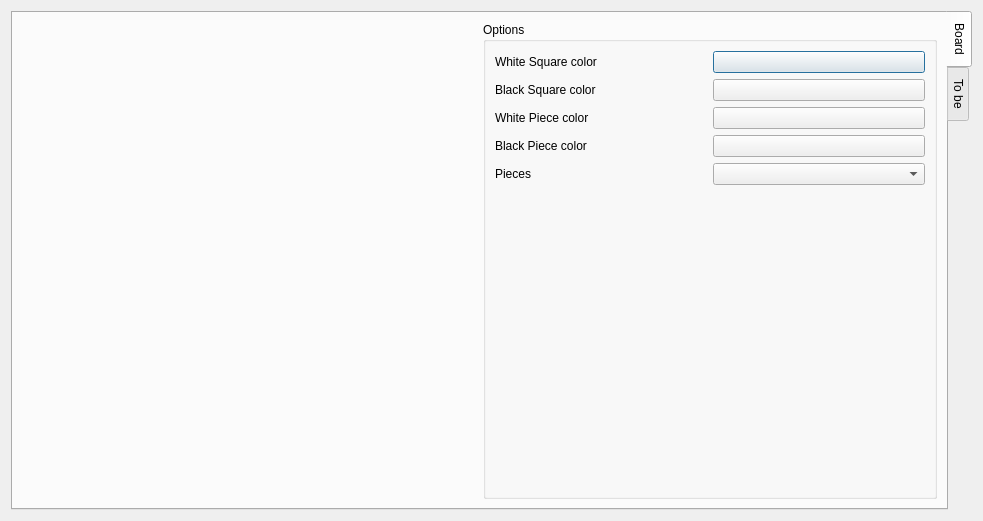
<?xml version="1.0" encoding="UTF-8"?>
<ui version="4.0">
 <class>DialogConfiguration</class>
 <widget class="QDialog" name="DialogConfiguration">
  <property name="geometry">
   <rect>
    <x>0</x>
    <y>0</y>
    <width>983</width>
    <height>521</height>
   </rect>
  </property>
  <property name="windowTitle">
   <string>Form</string>
  </property>
  <layout class="QVBoxLayout" name="verticalLayout">
   <item>
    <widget class="QTabWidget" name="tabWidget">
     <property name="layoutDirection">
      <enum>Qt::LeftToRight</enum>
     </property>
     <property name="tabPosition">
      <enum>QTabWidget::East</enum>
     </property>
     <property name="tabShape">
      <enum>QTabWidget::Rounded</enum>
     </property>
     <property name="currentIndex">
      <number>0</number>
     </property>
     <widget class="QWidget" name="Board">
      <attribute name="title">
       <string>Board</string>
      </attribute>
      <layout class="QVBoxLayout" name="verticalLayout_2">
       <item>
        <layout class="QHBoxLayout" name="horizontalLayout">
         <item>
          <widget class="ChessBoard" name="widget" native="true"/>
         </item>
         <item>
          <widget class="QGroupBox" name="groupBox">
           <property name="title">
            <string>Options</string>
           </property>
           <layout class="QHBoxLayout" name="horizontalLayout_2">
            <item>
             <layout class="QVBoxLayout" name="verticalLayout_3">
              <item>
               <layout class="QGridLayout" name="gridLayout">
                <item row="0" column="0">
                 <widget class="QLabel" name="labelWhiteSquareColor">
                  <property name="text">
                   <string>White Square color</string>
                  </property>
                 </widget>
                </item>
                <item row="0" column="1">
                 <widget class="ColorButton" name="pushButtonWhiteSquareColor">
                  <property name="text">
                   <string/>
                  </property>
                 </widget>
                </item>
                <item row="1" column="0">
                 <widget class="QLabel" name="labelBlackSquareColor">
                  <property name="text">
                   <string>Black Square color</string>
                  </property>
                 </widget>
                </item>
                <item row="1" column="1">
                 <widget class="ColorButton" name="pushButtonBlackSquareColor">
                  <property name="text">
                   <string/>
                  </property>
                 </widget>
                </item>
                <item row="2" column="0">
                 <widget class="QLabel" name="labelWhitePieceColor">
                  <property name="text">
                   <string>White Piece color</string>
                  </property>
                 </widget>
                </item>
                <item row="2" column="1">
                 <widget class="ColorButton" name="pushButtonWhitePieceColor">
                  <property name="text">
                   <string/>
                  </property>
                 </widget>
                </item>
                <item row="3" column="0">
                 <widget class="QLabel" name="labelBlackPieceColor">
                  <property name="text">
                   <string>Black Piece color</string>
                  </property>
                 </widget>
                </item>
                <item row="3" column="1">
                 <widget class="ColorButton" name="pushButtonBlackPieceColor">
                  <property name="text">
                   <string/>
                  </property>
                 </widget>
                </item>
                <item row="4" column="0">
                 <widget class="QLabel" name="labelPieces">
                  <property name="text">
                   <string>Pieces</string>
                  </property>
                 </widget>
                </item>
                <item row="4" column="1">
                 <widget class="QComboBox" name="comboBoxPieces"/>
                </item>
               </layout>
              </item>
              <item>
               <spacer name="verticalSpacer">
                <property name="orientation">
                 <enum>Qt::Vertical</enum>
                </property>
                <property name="sizeHint" stdset="0">
                 <size>
                  <width>20</width>
                  <height>40</height>
                 </size>
                </property>
               </spacer>
              </item>
             </layout>
            </item>
           </layout>
          </widget>
         </item>
        </layout>
       </item>
      </layout>
     </widget>
     <widget class="QDialog" name="Bientot">
      <attribute name="title">
       <string>To be</string>
      </attribute>
     </widget>
    </widget>
   </item>
  </layout>
 </widget>
 <customwidgets>
  <customwidget>
   <class>ChessBoard</class>
   <extends>QWidget</extends>
   <header>chessboard.h</header>
   <container>1</container>
  </customwidget>
  <customwidget>
   <class>ColorButton</class>
   <extends>QPushButton</extends>
   <header>colorbutton.h</header>
  </customwidget>
 </customwidgets>
 <resources/>
 <connections/>
</ui>
